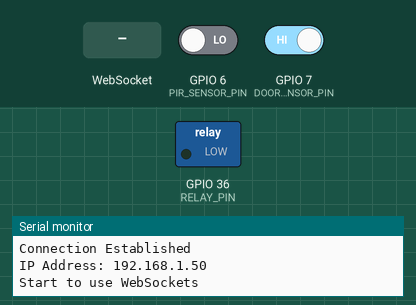
Simulated run of this sketch. Board: ESP32-S3. On the bench: switched loads named in the sketch (green lamp = pin HIGH), the last lines printed to the serial monitor. Inputs (shaded band) come from the test bench; at power-on: GPIO 6 (PIR_SENSOR_PIN) LOW, GPIO 7 (DOOR_SENSOR_PIN) HIGH. WiFi joins after 1.5 s; servers stay silent unless stated.

Above: at 4.2 s.
4.3 s: GPIO 6 (PIR_SENSOR_PIN) driven HIGH
At 5.5 s:
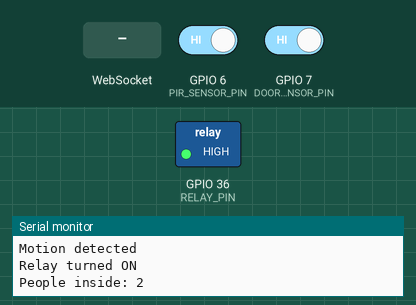
5.8 s: WebSocket text "toggle" received
At 6.9 s:
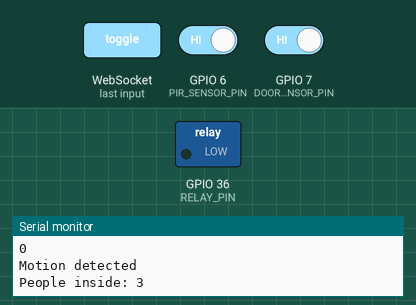
Timing chart, 0 to 8.8 s (numbered marks = the images above; inputs shaded):
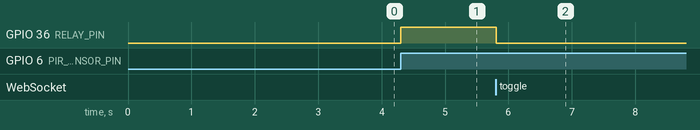

Measured:
- after the input at 4.3 s, GPIO 36 (RELAY_PIN): LOW → HIGH at once
- after the input at 5.8 s, GPIO 36 (RELAY_PIN): HIGH → LOW at once

The sketch:

Websocket.ino
```cpp
#include <WiFi.h>
#include <AsyncTCP.h>
#include <ESPAsyncWebServer.h>

// WiFi Configuration
const char* ssid = "YOUR_SSID";
const char* password = "YOUR_PASSWORD";

// Relay Pin
const int RELAY_PIN = 36;

// PIR Sensor
const int PIR_SENSOR_PIN = 6;

// Door Sensor
const int DOOR_SENSOR_PIN = 7;

// Websocket Properties
AsyncWebServer server(80);
AsyncWebSocket webSocket("/ws");

// Relay Status
int relayState = LOW;

// PIR Status
int pirState = LOW;

// Door Status
int doorState = LOW;

// Time Configurations for Sending Sensor Status
unsigned long countTimeWas = millis();
long countVal = 0;

// Counter for people
int count = 0;

// Sensor Tracker
bool pirDetected = false;
bool doorOpened = false;

// Using the website or not
bool useWs = false;

int counter = 0;

// WebSocket Handler
void handleWebSocketEvent(AsyncWebSocket* server, AsyncWebSocketClient* client, AwsEventType type, void* arg, uint8_t* data, size_t len){
  switch(type){
    case WS_EVT_DISCONNECT:
      Serial.printf("[%u] Disconnected from the server!\n", client->id());
      break;
    case WS_EVT_CONNECT:
      {
        IPAddress ip = client->remoteIP();
        Serial.printf("[%u] Connected from %d.%d.%d.%d\n", client->id(), ip[0], ip[1], ip[2], ip[3]);
        String relayStatusUpdate = "{\"label\":\"relayStatus\",\"value\":\"" + String(relayState ? "RELAY ON" : "RELAY OFF") + "\"}";
        client->text(relayStatusUpdate);
      }
      break;
    case WS_EVT_DATA:
      {
        AwsFrameInfo* info = (AwsFrameInfo*)arg;
        if(info->final && info->index == 0 && info->len == len && info->opcode == WS_TEXT){
          data[len] = '\0';
          String payload = String((char*)data);

          Serial.printf("[%u] Received: %s\n", client->id(), payload.c_str());

          if(payload == "toggle"){
            relayState = !relayState;
            digitalWrite(RELAY_PIN, relayState);
            String relayUpdate = "{\"label\":\"relayStatus\",\"value\":\"" + String(relayState ? "RELAY ON" : "RELAY OFF") + "\"}";
            counter++;
            Serial.println(counter);
            Serial.println(useWs);
            webSocket.textAll(relayUpdate);
          }
        }
      }
      break;
  }
}

// Root Handler
void handleRoot(AsyncWebServerRequest* request){
  request->send(200, "text/html", R"HTML(
    <!DOCTYPE html>
    <html>
      <head>
        <meta name='viewport' content='width=device-width, initial-scale=1.0'>
        <title>Websocket ESP32</title>
      </head>
      <body>
        <h1>ESP32 Websocket Client</h1>
        <hr>
        <h2>Relay Information</h2>
        <button onclick='toggleRelay()'>Toggle Relay</button>
        <p>Relay Status: <span id='relayStatus'></span></p>
        <hr>
        <h2>Sensor Information</h2>
        <p>Sensor PIR Status: <span id='pirData'></span></p>
        <p>Sensor Door Status: <span id='doorData'></span></p>
        <hr>
        <h2>People Inside</h2>
        <p>Total People: <span id='peopleData'></span></p>
        <p><span id='message'></span></p>
        <br clear='all'>
        <script>
          var webSocket;
          connectWebSocket();

          function connectWebSocket(){
            webSocket = new WebSocket('ws://' + window.location.hostname + '/ws');

            webSocket.onopen = function(event){
              console.log('WebSocket connected');
            };

            webSocket.onmessage = function(event){
              var data = JSON.parse(event.data);
              if(data.label == 'relayStatus'){
                document.getElementById('relayStatus').innerHTML = data.value;
              } else if(data.label == 'pirData'){
                document.getElementById('pirData').innerHTML = data.value;
              } else if(data.label == 'doorData'){
                document.getElementById('doorData').innerHTML = data.value;
              } else if(data.label == 'peopleData'){
                document.getElementById('peopleData').innerHTML = data.value;
              }
            };

            webSocket.onclose = function(event){
              console.log('WebSocket disconnected');
              var messageElement = document.getElementById('message');
              messageElement.innerHTML ='WebSocket disconnected. Reconnecting...';
              setTimeout(connectWebSocket, 2000);
              setTimeout(function() { messageElement.innerHTML = ''; }, 3000);
            };

            webSocket.onerror = function(event){
              console.error('WebSocket error:', event);
            };
          }

          function toggleRelay(){
            webSocket.send('toggle');
          }
        </script>
      </body>
    </html>
  )HTML");
}

void setup() {
  // Setup code to run once
  Serial.begin(115200);

  pinMode(RELAY_PIN, OUTPUT);
  pinMode(PIR_SENSOR_PIN, INPUT);
  pinMode(DOOR_SENSOR_PIN, INPUT_PULLUP);

  WiFi.mode(WIFI_STA);
  WiFi.begin(ssid, password);
  while(WiFi.status() != WL_CONNECTED){
    delay(3000);
    Serial.println("Connecting to WiFi...");
  }
  Serial.println("Connection Established");

  Serial.print("IP Address: ");
  Serial.println(WiFi.localIP());

  Serial.println("Start to use WebSockets");

  server.on("/", HTTP_GET, handleRoot);
  server.addHandler(&webSocket);
  webSocket.onEvent(handleWebSocketEvent);
  server.begin();
}

void loop() {
  // Main code to run repeatedly
  pirState = digitalRead(PIR_SENSOR_PIN);
  doorState = digitalRead(DOOR_SENSOR_PIN);

  if(pirState == HIGH){
    pirDetected = true;
    Serial.println("Motion detected");
  } else {
    pirDetected = false;
  }

  // Check if door is opened
  if (doorState == LOW && pirDetected) {
    // If door is opened and PIR sensor detects motion, increment count
    count++;
    updateRelay();
    delay(1000); // Wait for 1 second to avoid multiple counts for the same motion
    // Wait until the door is closed again
    while (digitalRead(DOOR_SENSOR_PIN) == LOW) {
      delay(100);
    }
    pirDetected = false; // Reset PIR sensor detection flag
  }

  // Check if door is opened before PIR sensor detects motion
  if (doorState == LOW && !pirDetected && !doorOpened) {
    doorOpened = true;
    // Wait until the door is closed
    while (digitalRead(DOOR_SENSOR_PIN) == LOW) {
      delay(100);
    }
  }

  // Check if PIR sensor detects motion before the door is opened
  if (pirDetected && !doorOpened) {
    // If PIR sensor detects motion before the door is opened, increment count
    count++;
    updateRelay();
    delay(1000); // Wait for 1 second to avoid multiple counts for the same motion
    pirDetected = false; // Reset PIR sensor detection flag
  }

  // Check if door is closed after it has been opened
  if (doorState == HIGH && doorOpened) {
    doorOpened = false;
    if (count > 0) {
      count--; // Decrement count when someone exits the room
      updateRelay(); // Update relay state
    }
  }

  if(millis() - countTimeWas >= 1000){
    countTimeWas = millis();

    String doorUpdate = "{\"label\":\"doorData\",\"value\":" + String(doorState) + "}";
    String pirUpdate = "{\"label\":\"pirData\",\"value\":" + String(pirState) + "}";
    String peopleUpdate = "{\"label\":\"peopleData\",\"value\":\"" + String(count) + "\"}";

    webSocket.textAll(peopleUpdate);
    webSocket.textAll(doorUpdate);
    webSocket.textAll(pirUpdate);
  }

  if(counter % 2 == 0){
    useWs = false;
  } else {
    useWs = true;
  }
}

void updateRelay() {
  // Update relay state based on count
  if (!useWs) {
    if (count > 0) {
      // If count is greater than 0, turn on the relay
      digitalWrite(RELAY_PIN, HIGH);
      relayState = true;
      Serial.println("Relay turned ON");
      String relayUpdate = "{\"label\":\"relayStatus\",\"value\":\"" + String(relayState ? "RELAY ON" : "RELAY OFF") + "\"}";
      webSocket.textAll(relayUpdate);
    } else {
      // If count is 0, turn off the relay
      digitalWrite(RELAY_PIN, LOW);
      relayState = false;
      Serial.println("Relay turned OFF");
      String relayUpdate = "{\"label\":\"relayStatus\",\"value\":\"" + String(relayState ? "RELAY ON" : "RELAY OFF") + "\"}";
      webSocket.textAll(relayUpdate);
    }
  }

  // Print the number of people inside
  Serial.print("People inside: ");
  Serial.println(count);
}
```
